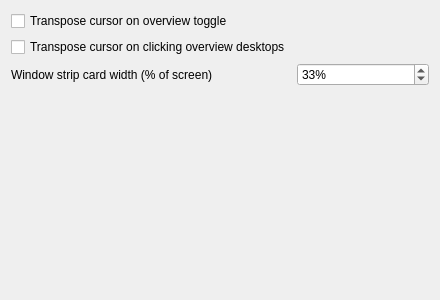
<?xml version='1.0' encoding='utf-8'?>
<ui version="4.0">
 <class>BetterOverviewEffectConfig</class>
 <widget class="QWidget" name="BetterOverviewEffectConfig">
  <property name="minimumSize">
   <size>
    <width>440</width>
    <height>300</height>
   </size>
  </property>
  <layout class="QFormLayout" name="formLayout">
   <item row="0" column="0">
    <widget class="QCheckBox" name="kcfg_Transpose">
     <property name="text">
      <string>Transpose cursor on overview toggle</string>
     </property>
    </widget>
   </item>
   <item row="1" column="0">
    <widget class="QCheckBox" name="kcfg_TransposeDesktopClick">
     <property name="text">
      <string>Transpose cursor on clicking overview desktops</string>
     </property>
    </widget>
   </item>
   <item row="2" column="0">
    <widget class="QLabel" name="stripWidthLabel">
     <property name="text">
      <string>Window strip card width (% of screen)</string>
     </property>
     <property name="buddy">
      <cstring>kcfg_StripWindowWidth</cstring>
     </property>
    </widget>
   </item>
   <item row="2" column="1">
    <widget class="QSpinBox" name="kcfg_StripWindowWidth">
     <property name="suffix">
      <string>%</string>
     </property>
     <property name="minimum">
      <number>10</number>
     </property>
     <property name="maximum">
      <number>100</number>
     </property>
     <property name="singleStep">
      <number>1</number>
     </property>
     <property name="value">
      <number>33</number>
     </property>
    </widget>
   </item>
  </layout>
 </widget>
 <resources />
 <connections />
</ui>
